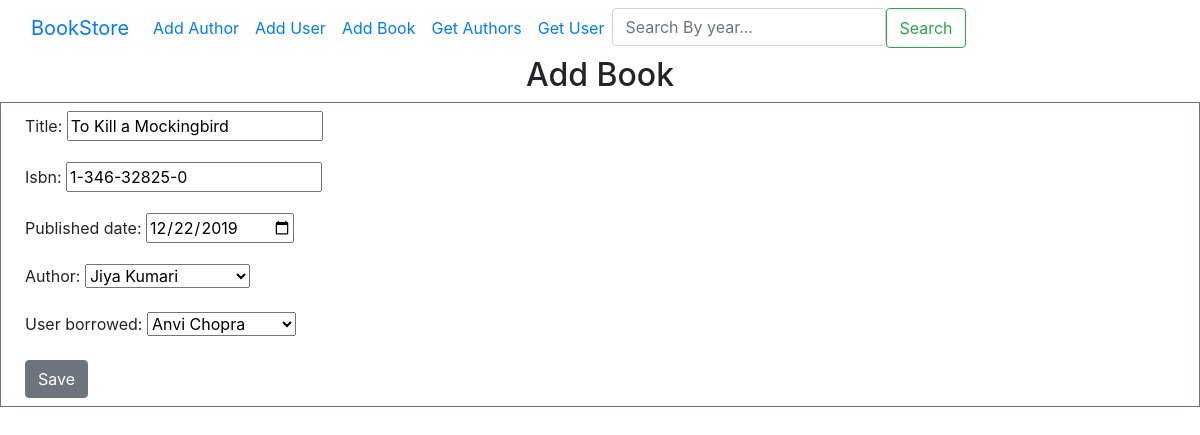
The app's page /update_book/5, older data.
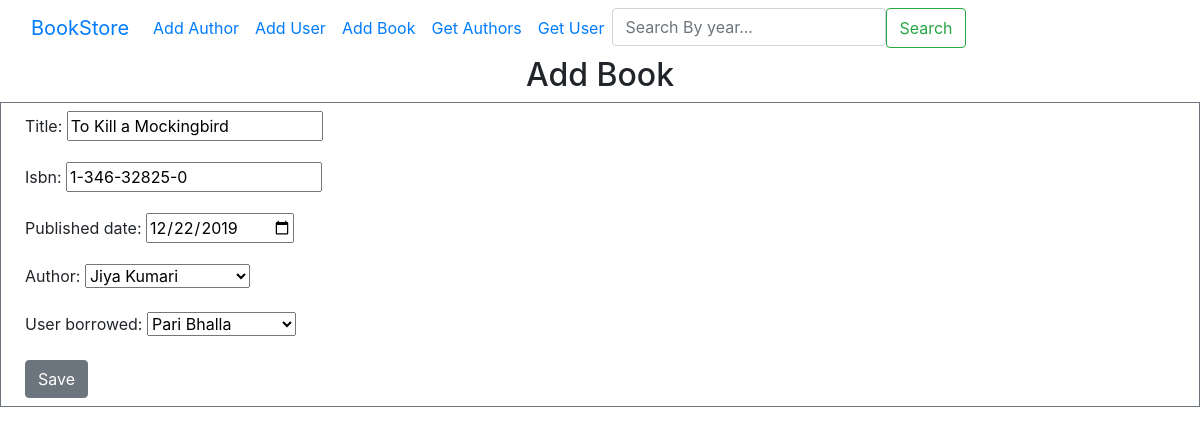
The same page, newer data.
### lms/models.py (models this page shows, shortened)
class Book(models.Model):
    title=models.CharField(max_length=100)
    isbn=models.CharField(max_length=100)
    published_date=models.DateField(db_index=True)
    created_at=models.DateTimeField(auto_now_add=True)
    updated_at=models.DateTimeField(auto_now=True)
    author=models.ForeignKey(Author, on_delete=models.CASCADE, related_name='books')
    user_borrowed=models.ForeignKey(User, on_delete=models.SET_NULL, null=True, blank=True, related_name='books_borrowed')

### lms/views.py (the view)
# urls.py: path('update_book/<str:id>',views.update_book, name='updateBook'),
def update_book(request, id):
    book=Book.objects.get(id=id)
    user_borrowed=book.user_borrowed.id
    if request.method=='POST':
        updated_user_borrowed=request.POST['user_borrowed']
        if updated_user_borrowed!=user_borrowed:
            book_borrow_signal.send(sender=Book)
        form=BookForm(request.POST, instance=book)
        if form.is_valid():
            form.save()
            return redirect('getBook')
    else:
        form=BookForm(instance=book)
        context={
        'form':form,
        'form_name':'Book'
         }
    return render(request, 'form.html', context=context)

### lms/forms.py
class BookForm(forms.ModelForm):
    class Meta:
        model = Book
        fields = ['title', 'isbn', 'published_date', 'author', 'user_borrowed']
        widgets = {
            'published_date': forms.DateInput(attrs={'type': 'date'})
        }

### lms/models.py (called while the page is built)
    def __str__(self):
        return self.first_name +" " + self.last_name

    def __str__(self):
        return self.first_name +" " + self.last_name

### lms/templates/form.html
{% extends 'base.html' %} {% block content %} {% include 'navbar.html' %}
<h2 class="text-center">Add {{form_name}}</h2>
<form
  method="post"
  class="position-relative py-2 px-4 text-bg-secondary border border-secondary"
>
  {% csrf_token %} {{ form.as_p }}
  <button type="submit" class="btn btn-secondary">Save</button>
</form>
{% endblock %}

Row changes from the older to the newer data that the page shows:
changed Book "To Kill a Mockingbird": user_borrowed "Anvi Chopra" → "Pari Bhalla"
